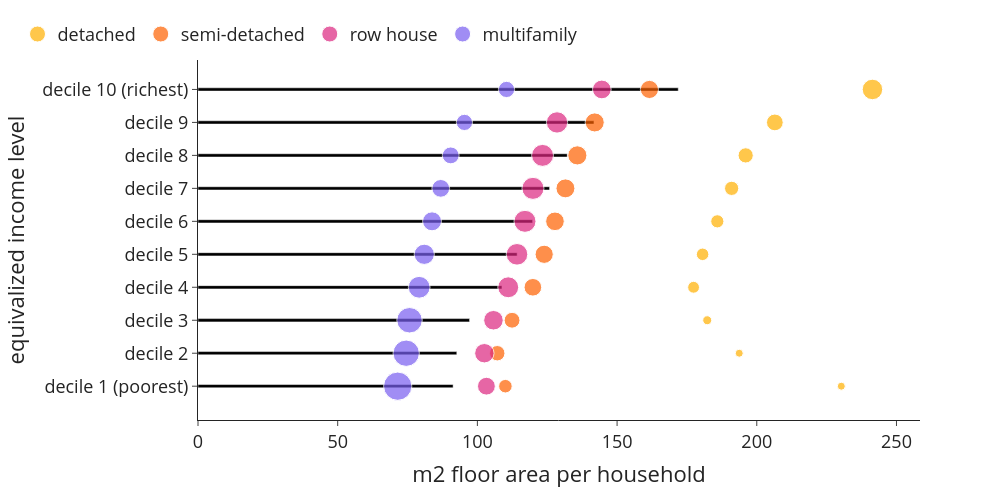

This figure's notebook cell:
### Code cell
bubblechart((use['size'+year+'_w1']*use['n_hhd']), use['n_hhd'], use['n_hhd'], 0, 1, 'm2 floor area per household', 'equivalized income level', 'm2_per_hhd_inc_type')

### Figure 1 — Plotly figure (JSON) as saved in the notebook; plotly's stock layout.template omitted (floating-point values rounded to 4 significant figures)
{"data": [{"alignmentgroup": "True", "hovertemplate": "m2 floor area per household=%{x}<br>equivalized income level=%{y}<extra></extra>", "legendgroup": "", "marker": {"color": "#000000", "pattern": {"shape": ""}}, "name": "", "offsetgroup": "", "orientation": "h", "showlegend": false, "textposition": "auto", "type": "bar", "x": [91.31, 92.63, 97.2, 108.8, 114.2, 119.8, 125.8, 132.2, 141.7, 171.9], "xaxis": "x", "y": ["decile 1 (poorest)", "decile 2", "decile 3", "decile 4", "decile 5", "decile 6", "decile 7", "decile 8", "decile 9", "decile 10 (richest)"], "yaxis": "y"}, {"legendrank": 0, "marker": {"color": "#ffb000", "size": [32395, 27950, 41945, 72940, 81585, 90300, 104820, 120430, 145785, 218345], "sizemin": 4, "sizemode": "area", "sizeref": 1041.0}, "mode": "markers", "name": "detached", "showlegend": true, "type": "scatter", "x": [230.3, 193.7, 182.3, 177.4, 180.6, 185.9, 191.0, 196.0, 206.5, 241.4], "y": ["decile 1 (poorest)", "decile 2", "decile 3", "decile 4", "decile 5", "decile 6", "decile 7", "decile 8", "decile 9", "decile 10 (richest)"]}, {"legendrank": 1, "marker": {"color": "#fe6100", "size": [95435, 123450, 130370, 162075, 172470, 180210, 186820, 190580, 189560, 171500], "sizemin": 4, "sizemode": "area", "sizeref": 1041.0}, "mode": "markers", "name": "semi-detached", "showlegend": true, "type": "scatter", "x": [110.0, 107.1, 112.4, 119.9, 123.9, 127.8, 131.5, 135.8, 142.0, 161.6], "y": ["decile 1 (poorest)", "decile 2", "decile 3", "decile 4", "decile 5", "decile 6", "decile 7", "decile 8", "decile 9", "decile 10 (richest)"]}, {"legendrank": 2, "marker": {"color": "#dc267f", "size": [164970, 195995, 199015, 227065, 242180, 251775, 253330, 250285, 236150, 182020], "sizemin": 4, "sizemode": "area", "sizeref": 1041.0}, "mode": "markers", "name": "row house", "showlegend": true, "type": "scatter", "x": [103.2, 102.5, 105.8, 111.0, 114.2, 117.0, 119.9, 123.3, 128.5, 144.5], "y": ["decile 1 (poorest)", "decile 2", "decile 3", "decile 4", "decile 5", "decile 6", "decile 7", "decile 8", "decile 9", "decile 10 (richest)"]}, {"legendrank": 3, "marker": {"color": "#785ef0", "size": [416250, 361300, 337500, 246790, 212830, 186680, 163815, 147600, 137350, 137080], "sizemin": 4, "sizemode": "area", "sizeref": 1041.0}, "mode": "markers", "name": "multifamily", "showlegend": true, "type": "scatter", "x": [71.48, 74.52, 75.71, 79.16, 80.99, 83.77, 86.89, 90.45, 95.36, 110.4], "y": ["decile 1 (poorest)", "decile 2", "decile 3", "decile 4", "decile 5", "decile 6", "decile 7", "decile 8", "decile 9", "decile 10 (richest)"]}], "layout": {"bargap": 0.9, "barmode": "relative", "font": {"size": 18}, "height": 500, "legend": {"orientation": "h", "tracegroupgap": 0, "x": -0.25, "xanchor": "left", "y": 1.02, "yanchor": "bottom"}, "margin": {"t": 60}, "width": 1000, "xaxis": {"anchor": "y", "domain": [0, 1], "title": {"text": "m2 floor area per household"}}, "yaxis": {"anchor": "x", "domain": [0, 1], "title": {"text": "equivalized income level"}}}}
